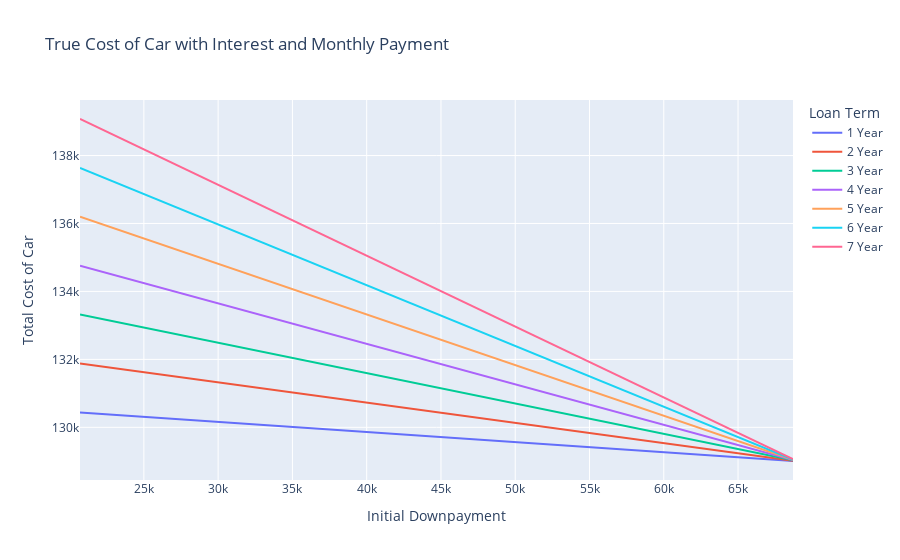

The code cell stored with this chart in its notebook:
### Code cell
fig = px.line(car_melt,x="Downpayment",y="value",color="variable",labels={
                     "Downpayment": "Initial Downpayment",
                     "value": "Total Cost of Car",
                     "variable": "Loan Term"
                 },title="True Cost of Car with Interest and Monthly Payment")
fig.show()

### Figure 1 — Plotly figure (JSON) as saved in the notebook; plotly's stock layout.template omitted (floating-point values rounded to 4 significant figures)
{"data": [{"hovertemplate": "Loan Term=1 Year<br>Initial Downpayment=%{x}<br>Total Cost of Car=%{y}<extra></extra>", "legendgroup": "1 Year", "line": {"color": "#636efa", "dash": "solid"}, "mode": "lines", "name": "1 Year", "orientation": "v", "showlegend": true, "type": "scatter", "x": [20700, 22700, 24700, 26700, 28700, 30700, 32700, 34700, 36700, 38700, 40700, 42700, 44700, 46700, 48700, 50700, 52700, 54700, 56700, 58700, 60700, 62700, 64700, 66700, 68700], "xaxis": "x", "y": [130400.0, 130400.0, 130300.0, 130300.0, 130200.0, 130100.0, 130100.0, 130000.0, 130000.0, 129900.0, 129800.0, 129800.0, 129700.0, 129700.0, 129600.0, 129500.0, 129500.0, 129400.0, 129400.0, 129300.0, 129200.0, 129200.0, 129100.0, 129100.0, 129000.0], "yaxis": "y"}, {"hovertemplate": "Loan Term=2 Year<br>Initial Downpayment=%{x}<br>Total Cost of Car=%{y}<extra></extra>", "legendgroup": "2 Year", "line": {"color": "#EF553B", "dash": "solid"}, "mode": "lines", "name": "2 Year", "orientation": "v", "showlegend": true, "type": "scatter", "x": [20700, 22700, 24700, 26700, 28700, 30700, 32700, 34700, 36700, 38700, 40700, 42700, 44700, 46700, 48700, 50700, 52700, 54700, 56700, 58700, 60700, 62700, 64700, 66700, 68700], "xaxis": "x", "y": [131900.0, 131800.0, 131600.0, 131500.0, 131400.0, 131300.0, 131200.0, 131000.0, 130900.0, 130800.0, 130700.0, 130600.0, 130400.0, 130300.0, 130200.0, 130100.0, 130000.0, 129900.0, 129700.0, 129600.0, 129500.0, 129400.0, 129300.0, 129100.0, 129000.0], "yaxis": "y"}, {"hovertemplate": "Loan Term=3 Year<br>Initial Downpayment=%{x}<br>Total Cost of Car=%{y}<extra></extra>", "legendgroup": "3 Year", "line": {"color": "#00cc96", "dash": "solid"}, "mode": "lines", "name": "3 Year", "orientation": "v", "showlegend": true, "type": "scatter", "x": [20700, 22700, 24700, 26700, 28700, 30700, 32700, 34700, 36700, 38700, 40700, 42700, 44700, 46700, 48700, 50700, 52700, 54700, 56700, 58700, 60700, 62700, 64700, 66700, 68700], "xaxis": "x", "y": [133300.0, 133100.0, 133000.0, 132800.0, 132600.0, 132400.0, 132200.0, 132100.0, 131900.0, 131700.0, 131500.0, 131400.0, 131200.0, 131000.0, 130800.0, 130600.0, 130500.0, 130300.0, 130100.0, 129900.0, 129700.0, 129600.0, 129400.0, 129200.0, 129000.0], "yaxis": "y"}, {"hovertemplate": "Loan Term=4 Year<br>Initial Downpayment=%{x}<br>Total Cost of Car=%{y}<extra></extra>", "legendgroup": "4 Year", "line": {"color": "#ab63fa", "dash": "solid"}, "mode": "lines", "name": "4 Year", "orientation": "v", "showlegend": true, "type": "scatter", "x": [20700, 22700, 24700, 26700, 28700, 30700, 32700, 34700, 36700, 38700, 40700, 42700, 44700, 46700, 48700, 50700, 52700, 54700, 56700, 58700, 60700, 62700, 64700, 66700, 68700], "xaxis": "x", "y": [134800.0, 134500.0, 134300.0, 134000.0, 133800.0, 133600.0, 133300.0, 133100.0, 132900.0, 132600.0, 132400.0, 132100.0, 131900.0, 131700.0, 131400.0, 131200.0, 130900.0, 130700.0, 130500.0, 130200.0, 130000.0, 129800.0, 129500.0, 129300.0, 129000.0], "yaxis": "y"}, {"hovertemplate": "Loan Term=5 Year<br>Initial Downpayment=%{x}<br>Total Cost of Car=%{y}<extra></extra>", "legendgroup": "5 Year", "line": {"color": "#FFA15A", "dash": "solid"}, "mode": "lines", "name": "5 Year", "orientation": "v", "showlegend": true, "type": "scatter", "x": [20700, 22700, 24700, 26700, 28700, 30700, 32700, 34700, 36700, 38700, 40700, 42700, 44700, 46700, 48700, 50700, 52700, 54700, 56700, 58700, 60700, 62700, 64700, 66700, 68700], "xaxis": "x", "y": [136200.0, 135900.0, 135600.0, 135300.0, 135000.0, 134700.0, 134400.0, 134100.0, 133800.0, 133500.0, 133200.0, 132900.0, 132600.0, 132300.0, 132000.0, 131700.0, 131400.0, 131100.0, 130800.0, 130500.0, 130200.0, 129900.0, 129600.0, 129300.0, 129000.0], "yaxis": "y"}, {"hovertemplate": "Loan Term=6 Year<br>Initial Downpayment=%{x}<br>Total Cost of Car=%{y}<extra></extra>", "legendgroup": "6 Year", "line": {"color": "#19d3f3", "dash": "solid"}, "mode": "lines", "name": "6 Year", "orientation": "v", "showlegend": true, "type": "scatter", "x": [20700, 22700, 24700, 26700, 28700, 30700, 32700, 34700, 36700, 38700, 40700, 42700, 44700, 46700, 48700, 50700, 52700, 54700, 56700, 58700, 60700, 62700, 64700, 66700, 68700], "xaxis": "x", "y": [137600.0, 137300.0, 136900.0, 136600.0, 136200.0, 135800.0, 135500.0, 135100.0, 134800.0, 134400.0, 134100.0, 133700.0, 133300.0, 133000.0, 132600.0, 132300.0, 131900.0, 131600.0, 131200.0, 130800.0, 130500.0, 130100.0, 129800.0, 129400.0, 129100.0], "yaxis": "y"}, {"hovertemplate": "Loan Term=7 Year<br>Initial Downpayment=%{x}<br>Total Cost of Car=%{y}<extra></extra>", "legendgroup": "7 Year", "line": {"color": "#FF6692", "dash": "solid"}, "mode": "lines", "name": "7 Year", "orientation": "v", "showlegend": true, "type": "scatter", "x": [20700, 22700, 24700, 26700, 28700, 30700, 32700, 34700, 36700, 38700, 40700, 42700, 44700, 46700, 48700, 50700, 52700, 54700, 56700, 58700, 60700, 62700, 64700, 66700, 68700], "xaxis": "x", "y": [139100.0, 138700.0, 138200.0, 137800.0, 137400.0, 137000.0, 136600.0, 136200.0, 135700.0, 135300.0, 134900.0, 134500.0, 134100.0, 133700.0, 133200.0, 132800.0, 132400.0, 132000.0, 131600.0, 131100.0, 130700.0, 130300.0, 129900.0, 129500.0, 129100.0], "yaxis": "y"}], "layout": {"legend": {"title": {"text": "Loan Term"}, "tracegroupgap": 0}, "title": {"text": "True Cost of Car with Interest and Monthly Payment"}, "xaxis": {"anchor": "y", "domain": [0, 1], "title": {"text": "Initial Downpayment"}}, "yaxis": {"anchor": "x", "domain": [0, 1], "title": {"text": "Total Cost of Car"}}}}
